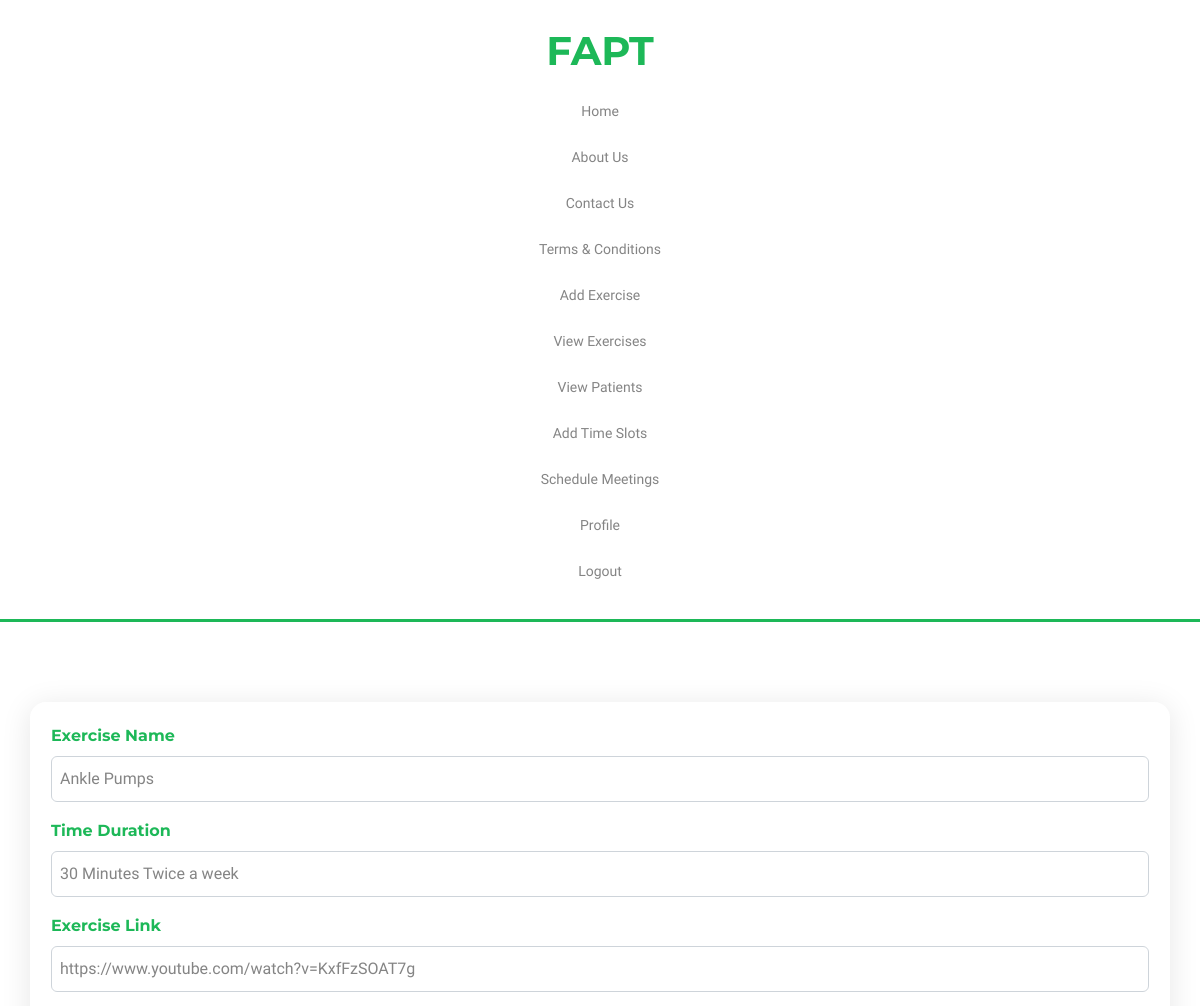
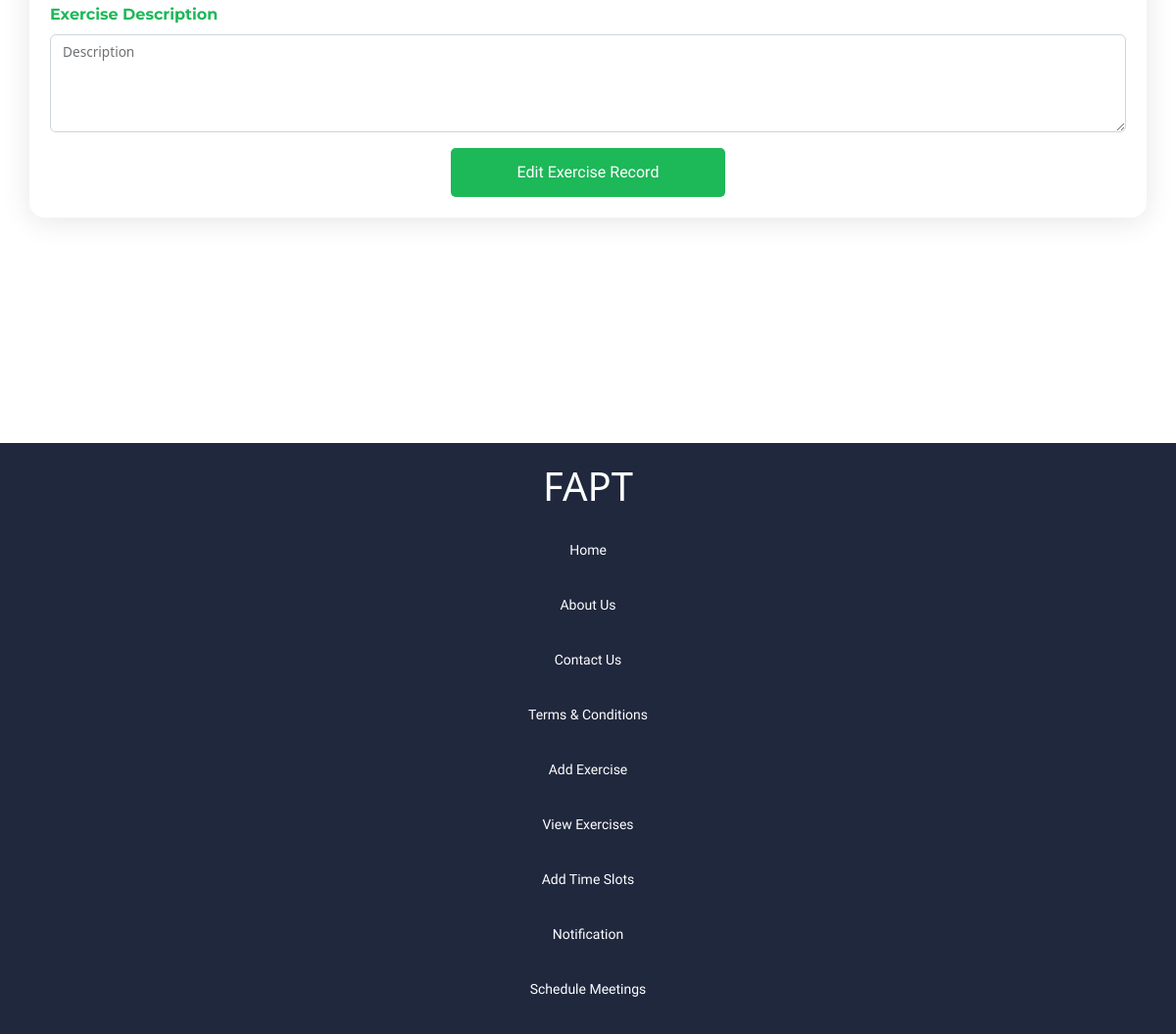
/PhysiotherapistPanel/edit-exercise.php?edit=3 (signed in), run on the app's committed database (2 pictures, top to bottom).
### tables this page shows
CREATE TABLE `exercise` (
  `Exercise_id` int(11) NOT NULL,
  `Exercise_name` varchar(255) NOT NULL,
  `Exercise_duration` varchar(255) NOT NULL,
  `Exercise_link` varchar(255) NOT NULL,
  `Exercise_description` varchar(1000) NOT NULL,
  `Physio_phone` varchar(255) NOT NULL
);

### PhysiotherapistPanel/edit-exercise.php (the view, shortened to what this page needs)
<!DOCTYPE html>
<html lang="en">
<head>
    <link href="https://cdn.jsdelivr.net/npm/bootstrap@5.2.0/dist/css/bootstrap.min.css" rel="stylesheet">
    <link rel="stylesheet" href="./physiotherapist-style/style.css">
</head>
<body>
<nav>
        <div class="container">
            <div class="row">
                <div class="col-12 col-xxl-2">
                    <div class="navigation-logo text-center text-xxl-start">
                        <h1 class="logo">FAPT</h1>
                    </div>
                </div>
                <div class="col-12 col-xxl-10">
                    <div class="nav-select">
                        <div class="navigation-menu text-center text-xxl-center mt-xl-2 mt-0">
                            <a href="./physiotherapist-home.php">Home</a>
                            <a href="./physio-about-us.php">About Us</a>
                            <a href="./physio-contact-us.php">Contact Us</a>
                            <a href="./physio-terms-and-condition.php">Terms & Conditions</a>
                            <a href="./physio-add-exercise.php">Add Exercise</a>
                            <a href="./physio-view-exercise.php">View Exercises</a>
                            <a href="./physio-view-patients.php">View Patients</a>
                            <a href="./physio-add-time-slots.php">Add Time Slots</a>
                            <a href="./physio-schedule-meetings.php">Schedule Meetings</a>
                            <a href="./physio-profile.php">Profile</a>
                            <a href="./logout.php">Logout</a>
                        </div>
                    </div>
                </div>
            </div>
        </div>
    </nav>
    <?php
    include_once("../db/conn.php");
    ?>
    <?php
        $id = $_GET['edit'];
        $result = mysqli_query($con, "SELECT * FROM `exercise` WHERE `Exercise_id` = '$id'");
        $resultCheck = mysqli_fetch_array($result);
    ?>
    <section class="add-exercise">
        <div class="container">
            <div class="row">
                <div class="main-contain">
                    <form method = "post" action="edit-exercise.php" class="add-form">
                        <div class="mb-3">
                            <label for="exer-phy" class="form-label input-labels">Exercise Name</label>
                            <input type="text" name="exercise-name" class="form-control input-text" value = "<?php echo $resultCheck['Exercise_name']; ?>">
                          </div>
                          <div class="mb-3">
                            <label for="duration-phy" class="form-label input-labels">Time Duration</label>
                            <input type="text" name="duration" class="form-control input-text" value="<?php echo $resultCheck['Exercise_duration']; ?>">
                          </div>
                          <div class="mb-3">
                            <label for="exercise-link-phy" class="form-label input-labels">Exercise Link</label>
                            <input type="text" name="link" class="form-control input-text" value = "<?php echo $resultCheck['Exercise_link']; ?>">
                          </div>
                          <div class="mb-3">
                          <label for="exercise-link-phy" class="form-label input-labels">Exercise Description</label>
                            <div class="form-floating">
                                <textarea class="form-control" name = "description" value = "<?php echo $resultCheck['Exercise_description']; ?> " id="floatingTextarea2" style="height: 100px"></textarea>
                                <label for="floatingTextarea2">Description</label>
                            </div>
                          </div>
                          <div class="d-flex add-btn">
                            <input type="submit" name = "edt-exercise" value="Edit Exercise Record" class="add-exer-button">
                          </div>
                    </form>
                </div>
            </div>
        </div>
    </section>
    <footer class="footer">
        <div class="container">
            <div class="row">
                <div class="col-12 col-xxl-2">
                    <div class="footer-navigation-logo text-center text-xxl-start">
                        <h1 class="footer-logo">FAPT</h1>
                    </div>
                </div>
                <div class="col-12 col-xxl-10">
                    <div class="footer-nav-select">
                        <div class="footer-navigation-menu text-center text-xxl-center mt-xl-2 mt-0">
                            <a href="./physiotherapist-home.php">Home</a>
                            <a href="./physio-about-us.php">About Us</a>
                            <a href="./physio-contact-us.php">Contact Us</a>
                            <a href="./physio-terms-and-condition.php">Terms & Conditions</a>
                            <a href="./physio-add-exercise.php">Add Exercise</a>
                            <a href="./physio-view-exercise.php">View Exercises</a>
                            <a href="./physio-add-time-slots.php">Add Time Slots</a>
                            <a href="./physio-view-patients.php">Notification</a>
                            <a href="./physio-schedule-meetings.php">Schedule Meetings</a>
                        </div>
                    </div>
                </div>
            </div>
        </div>
    </footer>
</body>
</html>

### PhysiotherapistPanel/physiotherapist-style/style.css (style rules this page uses)
nav { padding: 27px 0px; background-color: white; border-bottom: 3px solid rgb(29, 184, 88); }
nav .navigation-logo .logo { font-size: 40px; font-weight: bold; color: rgb(29, 184, 88); font-family: 'Montserrat', sans-serif; }
nav .navigation-menu { display: flex; gap: 8px; }
nav .navigation-menu a { font-size: 14px; padding: 10px 3px 10px 3px; text-decoration: none; font-family: 'Work Sans', sans-serif; color: #6d6c6cd6; }
@media (max-width: 1200px) { nav .navigation-menu { display: flex; flex-direction: column; gap: 5px; } }
.form-control::placeholder { color: #6d6c6cd6; font-family: 'Work Sans', sans-serif; font-size: 14px; }
.add-exercise { padding: 80px 10px 80px 10px; }
.add-exer-button { background-color: rgb(29, 184, 88); color: white; border-radius: 5px; border: none; width: 280px; height: 50px; font-family: 'Work Sans', sans-serif; font-size: 16px; }
.add-btn { margin-top: 190px; display: flex; justify-content: center; text-align: center; }
.input-labels { color: rgb(29, 184, 88); font-family: 'Montserrat', sans-serif; font-size: 16px; margin-right: 15px; font-weight: bolder; }
.input-text { outline: none; color: #6d6c6cd6; font-family: 'Work Sans', sans-serif; font-size: 16px; }

### PhysiotherapistPanel/edit-exercise.php (style rules this page uses)
.main-contain { padding: 20px; border-radius:5px; background: rgba(255, 255, 255, 0.2); border-radius: 16px; box-shadow: 0 4px 30px rgba(0, 0, 0, 0.1); backdrop-filter: blur(5px); -webkit-backdrop-filter: blur(5px); border: 1px solid rgba(255, 255, 255, 0.3); }
.input-text { color: #6d6c6cd6; padding: 10px 8px; }
.footer-navigation-menu a { font-size: 14px; padding: 15px 10px; text-decoration: none; font-family: 'Work Sans', sans-serif; color: #fff; }
.footer { position: absolute; margin:80px 0px; width:100%; padding:20px 0px; background: #20283E; }
.footer-logo { color:white; }
@media (max-width: 1214px) { .footer { margin-top: 150px; } }
@media (max-width: 1200px) { .footer .footer-navigation-menu { display: flex; flex-direction: column; gap: 5px; } }
.add-btn { margin:5px 0px 0px 0px; }

### data on the page
exercise: exercise-name "Ankle Pumps", duration "30 Minutes Twice a week", link "https://www.youtube.com/watch?v=KxfFzSOAT7g"
